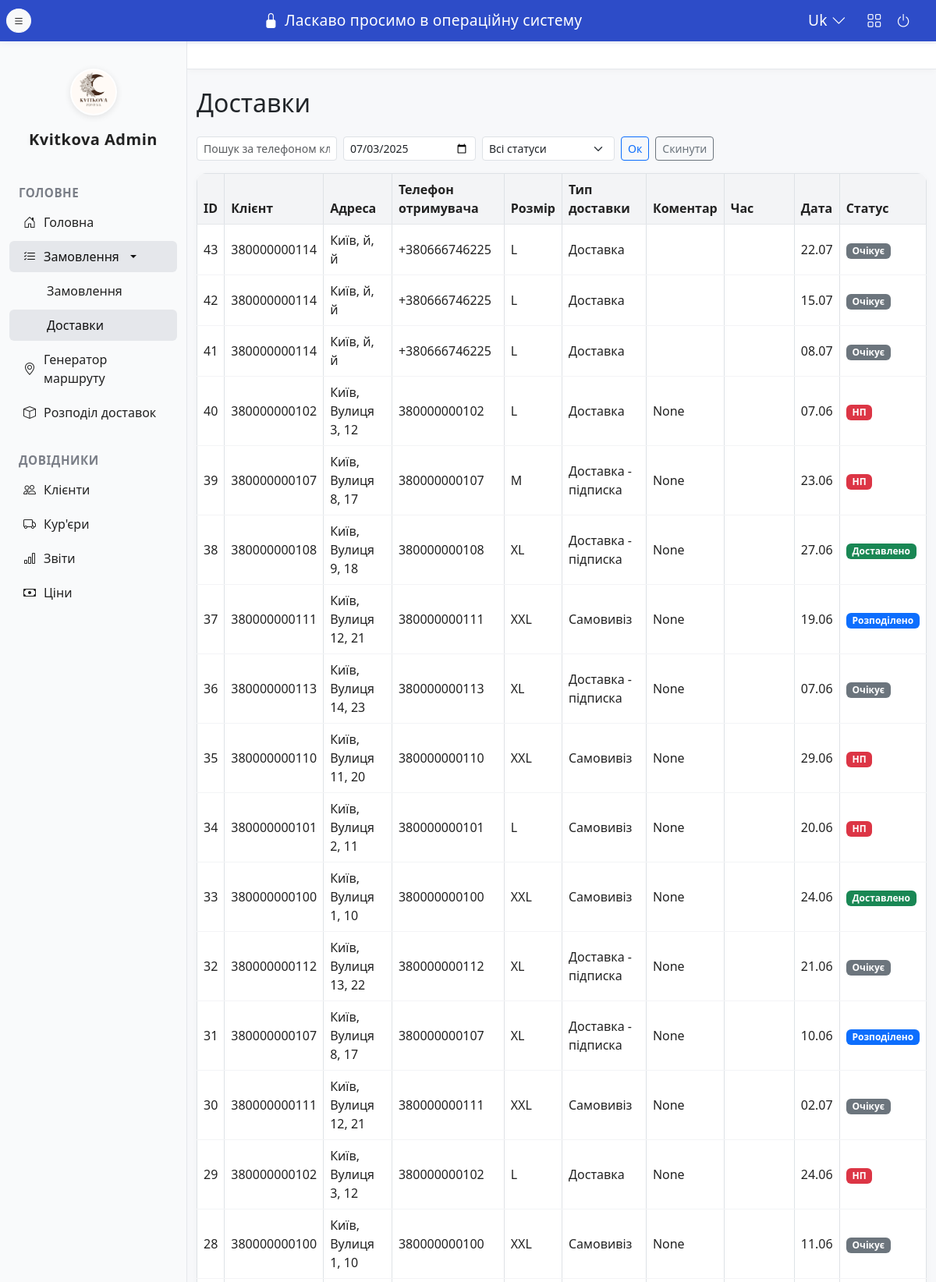
The page /deliveries (upper part) on the database its author committed.
### app/models/delivery.py (models this page shows)
class Delivery(db.Model):
    id = db.Column(db.Integer, primary_key=True)
    order_id = db.Column(db.Integer, db.ForeignKey('order.id'), nullable=False)
    client_id = db.Column(db.Integer, db.ForeignKey('client.id'), nullable=False)
    bouquet_id = db.Column(db.Integer, db.ForeignKey('price.id'))
    delivery_date = db.Column(db.Date, nullable=False)
    status = db.Column(db.String(32), default='Очікує')  # Очікує, Виконано, Скасовано
    comment = db.Column(db.Text)
    created_at = db.Column(db.DateTime, default=datetime.datetime.utcnow)
    updated_at = db.Column(db.DateTime, default=datetime.datetime.utcnow, onupdate=datetime.datetime.utcnow)
    street = db.Column(db.String(128))
    building_number = db.Column(db.String(32))
    time_window = db.Column(db.String(64))
    size = db.Column(db.String(32))
    phone = db.Column(db.String(32))
    time_from = db.Column(db.String(8))
    time_to = db.Column(db.String(8))
    courier_id = db.Column(db.Integer, db.ForeignKey('courier.id'))
    delivered_at = db.Column(db.DateTime)
    status_changed_at = db.Column(db.DateTime)
    order = db.relationship('Order')
    client = db.relationship('Client')
    bouquet = db.relationship('Price')
    courier = db.relationship('Courier', back_populates='deliveries')
    bouquet_size = db.Column(db.String(16))
    delivery_type = db.Column(db.String(32))
    price_at_delivery = db.Column(db.Integer)

### app/models/client.py (models this page shows)
class Client(db.Model):
    id = db.Column(db.Integer, primary_key=True)
    instagram = db.Column(db.String(128), nullable=False)
    phone = db.Column(db.String(32), nullable=False, unique=True)
    city = db.Column(db.String(64), nullable=False)
    telegram = db.Column(db.String(128))
    credits = db.Column(db.Integer, default=0)
    orders = db.relationship('Order', backref='client', lazy=True)

### app/blueprints/deliveries/routes.py (the view)
@deliveries_bp.route('/deliveries', methods=['GET'])
def deliveries_list():
    date_str = request.args.get('date')
    client_phone = request.args.get('client_phone', '').strip()
    deliveries, selected_date = get_deliveries(date_str, client_phone)
    couriers = get_all_couriers()
    return render_template('deliveries_list.html', deliveries=deliveries, selected_date=selected_date, couriers=couriers)

### app/services/delivery_service.py (called while the page is built)
def get_deliveries(date_str=None, client_phone=None):
    deliveries_query = Delivery.query
    selected_date = None
    if client_phone:
        deliveries_query = deliveries_query.join(Client).filter(Client.phone.contains(client_phone))
    if date_str:
        try:
            selected_date = datetime.strptime(date_str, '%Y-%m-%d').date()
            deliveries_query = deliveries_query.filter(Delivery.delivery_date == selected_date)
        except Exception:
            pass
    return deliveries_query.order_by(Delivery.id.desc()).all(), date_str or datetime.utcnow().strftime('%Y-%m-%d')

def get_all_couriers():
    return Courier.query.all()

### app/templates/deliveries_list.html (shortened to what this page needs)
{% extends 'layout.html' %}
{% block content %}
<h2 class="mb-4">Доставки</h2>
<div class="d-flex align-items-center mb-3">
  <form class="d-flex align-items-center w-100" method="get" id="delivery-filter-form">
    <input type="text" name="client_phone" class="form-control form-control-sm me-2" style="width:180px;" placeholder="Пошук за телефоном клієнта..." value="{{ request.args.get('client_phone', '') }}">
    <input type="date" id="filter-date" name="date" class="form-control form-control-sm me-2" style="width:170px;" value="{{ selected_date }}">
    <select id="filter-status" name="status" class="form-select form-select-sm me-2" style="width:170px;">
      <option value="">Всі статуси</option>
    </select>
    <button class="btn btn-outline-primary btn-sm me-2" type="submit">Ок</button>
    <button class="btn btn-outline-secondary btn-sm" id="reset-date-btn" type="button">Скинути</button>
  </form>
</div>
<table class="table table-bordered table-hover align-middle">
  <thead>
    <tr>
      <th>ID</th>
      <th>Клієнт</th>
      <th>Адреса</th>
      <th>Телефон отримувача</th>
      <th>Розмір</th>
      <th>Тип доставки</th>
      <th>Коментар</th>
      <th style="width:90px;">Час</th>
      <th>Дата</th>
      <th>Статус</th>
    </tr>
  </thead>
  <tbody>
    {% for d in deliveries %}
    <tr data-status="{{ d.status }}">
      <td>{{ d.id }}</td>
      <td>{{ d.client.phone }}</td>
      <td>
        <a href="#" class="address-link"
           data-city="{{ d.client.city }}"
           data-street="{{ d.street }}"
           data-building="{{ d.building_number }}"
           data-entrance="{{ d.entrance }}"
           style="color:inherit; text-decoration:none; cursor:pointer;">
          {{ d.client.city }}, {{ d.street }}{% if d.building_number %}, {{ d.building_number }}{% endif %}
        </a>
      </td>
      <td>{{ d.phone }}</td>
      <td>{{ d.bouquet_size }}</td>
      <td>{{ d.delivery_type }}</td>
      <td>{{ d.comment }}</td>
      <td>
      </td>
      <td>{{ d.delivery_date.strftime('%d.%m') }}</td>
      <td>
        <span class="delivery-status badge
          {% if d.status == 'Очікує' %}bg-secondary
          {% elif d.status == 'Розподілено' %}bg-primary
          {% elif d.status == 'Доставлено' %}bg-success
          {% elif d.status == 'НП' %}bg-danger
          {% else %}bg-light text-dark
          {% endif %}"
          data-id="{{ d.id }}" data-status="{{ d.status }}" style="cursor:pointer;">
          {{ d.status }}
        </span>
      </td>
    </tr>
    {% endfor %}
  </tbody>
</table>
{% endblock %}

### app/templates/layout.html (style rules this page uses)
body { background: #f7f8fa; }
.table { background: #fff; border-radius: 12px; overflow: hidden; box-shadow: 0 2px 8px rgba(0,0,0,0.03); }
.table th { background: #f3f4f6; color: #222; font-weight: 600; border-bottom: 1.5px solid #e5e7eb; }
.table td { background: #fff; color: #222; border-bottom: 1px solid #f3f4f6; }

### rows shown on the page
Delivery: id "43", client.phone "380000000114", client.city "Київ", street "й", building_number "й", phone "+380666746225", bouquet_size "L", delivery_type "Доставка", delivery_date "22.07", status "Очікує"
Delivery: id "42", client.phone "380000000114", client.city "Київ", street "й", building_number "й", phone "+380666746225", bouquet_size "L", delivery_type "Доставка", delivery_date "15.07", status "Очікує"
Delivery: id "41", client.phone "380000000114", client.city "Київ", street "й", building_number "й", phone "+380666746225", bouquet_size "L", delivery_type "Доставка", delivery_date "08.07", status "Очікує"
Delivery: id "40", client.phone "380000000102", client.city "Київ", street "Вулиця 3", building_number "12", phone "380000000102", bouquet_size "L", delivery_type "Доставка", comment "None", delivery_date "07.06", status "НП"
Delivery: id "39", client.phone "380000000107", client.city "Київ", street "Вулиця 8", building_number "17", phone "380000000107", bouquet_size "M", delivery_type "Доставка - підписка", comment "None", delivery_date "23.06", status "НП"
Delivery: id "38", client.phone "380000000108", client.city "Київ", street "Вулиця 9", building_number "18", phone "380000000108", bouquet_size "XL", delivery_type "Доставка - підписка", comment "None", delivery_date "27.06", status "Доставлено"
Delivery: id "37", client.phone "380000000111", client.city "Київ", street "Вулиця 12", building_number "21", phone "380000000111", bouquet_size "XXL", delivery_type "Самовивіз", comment "None", delivery_date "19.06", status "Розподілено"
Delivery: id "36", client.phone "380000000113", client.city "Київ", street "Вулиця 14", building_number "23", phone "380000000113", bouquet_size "XL", delivery_type "Доставка - підписка", comment "None", delivery_date "07.06", status "Очікує"
Delivery: id "35", client.phone "380000000110", client.city "Київ", street "Вулиця 11", building_number "20", phone "380000000110", bouquet_size "XXL", delivery_type "Самовивіз", comment "None", delivery_date "29.06", status "НП"
Delivery: id "34", client.phone "380000000101", client.city "Київ", street "Вулиця 2", building_number "11", phone "380000000101", bouquet_size "L", delivery_type "Самовивіз", comment "None", delivery_date "20.06", status "НП"
Delivery: id "33", client.phone "380000000100", client.city "Київ", street "Вулиця 1", building_number "10", phone "380000000100", bouquet_size "XXL", delivery_type "Самовивіз", comment "None", delivery_date "24.06", status "Доставлено"
Delivery: id "32", client.phone "380000000112", client.city "Київ", street "Вулиця 13", building_number "22", phone "380000000112", bouquet_size "XL", delivery_type "Доставка - підписка", comment "None", delivery_date "21.06", status "Очікує"
Delivery: id "31", client.phone "380000000107", client.city "Київ", street "Вулиця 8", building_number "17", phone "380000000107", bouquet_size "XL", delivery_type "Доставка - підписка", comment "None", delivery_date "10.06", status "Розподілено"
Delivery: id "30", client.phone "380000000111", client.city "Київ", street "Вулиця 12", building_number "21", phone "380000000111", bouquet_size "XXL", delivery_type "Самовивіз", comment "None", delivery_date "02.07", status "Очікує"
Delivery: id "29", client.phone "380000000102", client.city "Київ", street "Вулиця 3", building_number "12", phone "380000000102", bouquet_size "L", delivery_type "Доставка", comment "None", delivery_date "24.06", status "НП"
Delivery: id "28", client.phone "380000000100", client.city "Київ", street "Вулиця 1", building_number "10", phone "380000000100", bouquet_size "XXL", delivery_type "Самовивіз", comment "None", delivery_date "11.06", status "Очікує"
